Frame 1 (no input): blank canvas, image omitted
Frame 60 (the mouse pressed at the canvas centre just before this capture): blank canvas, image omitted
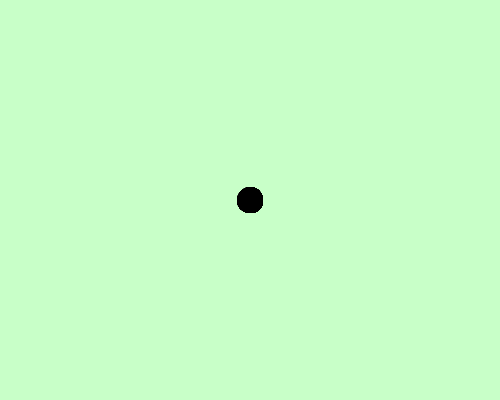
Frame 120 (the mouse held since frame 60 and released just before this capture)

The Processing sketch whose frames 1 and 60 were blank and that drew this single picture after the mouse press (run headless with seeded random() and noise(); from frame 60 on, the mouse is pressed at the canvas centre):

// Processing sketch: sketchin
// ── sketchin.pde
void setup() {
  size(500, 400);
  background(200, 280, 200);
}

void draw() {
  if (mousePressed) {
    stroke(0,0,0);
    fill(0,0,0);
    ellipse(mouseX, mouseY, 25, 25);
  }
}
